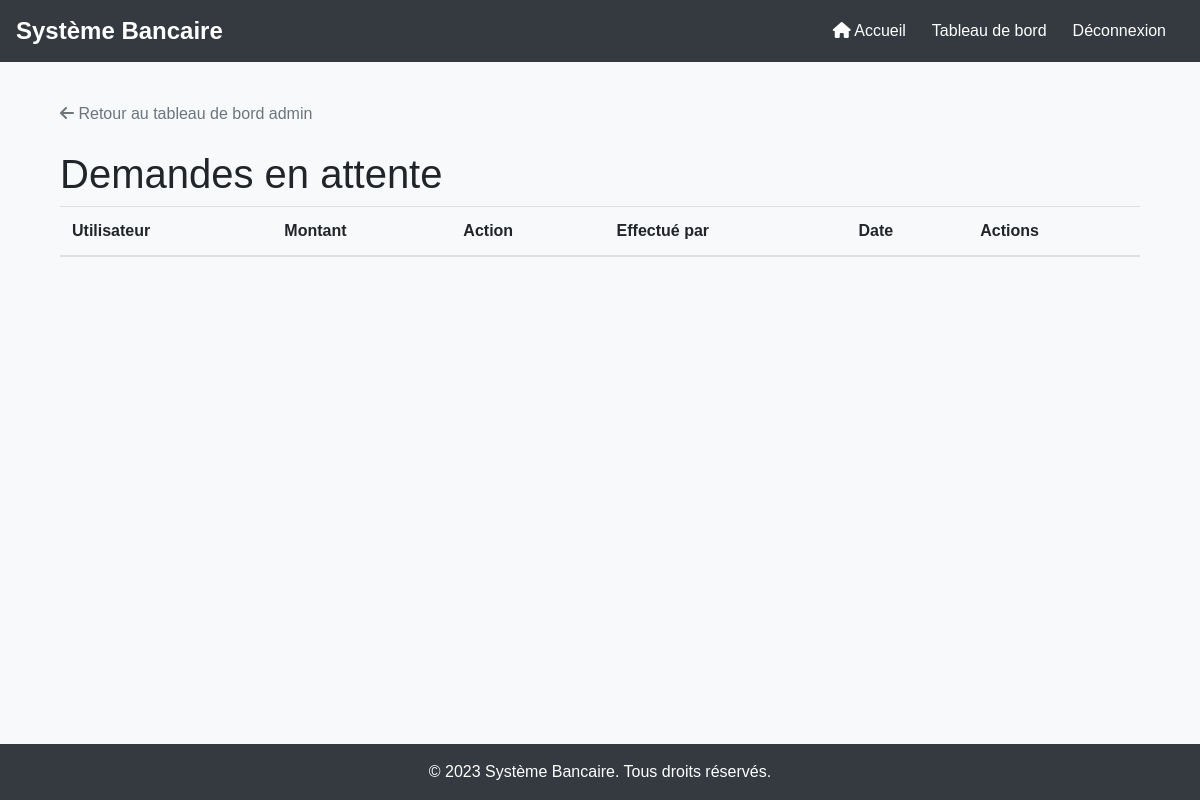
/admin/pending_requests (signed in), run on an earlier commit of the app's database.
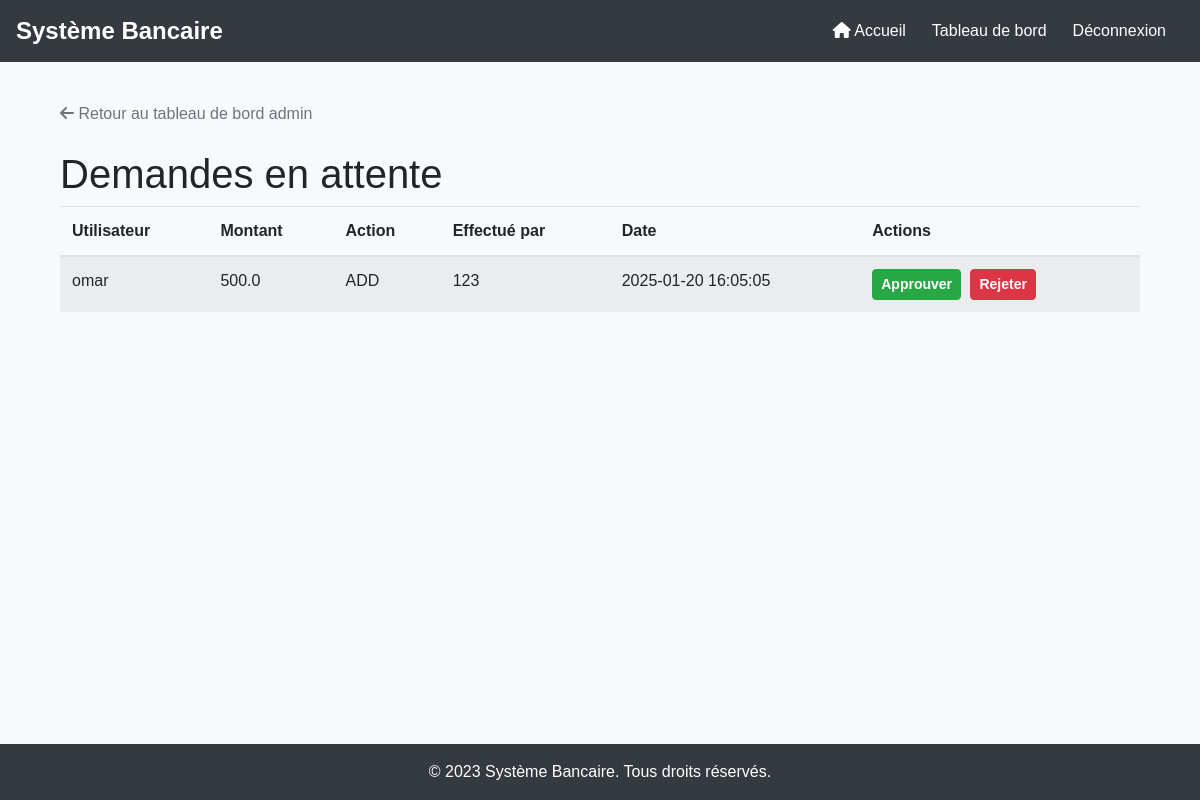
And on a later commit of the database.
### tables this page shows
CREATE TABLE balance_history (
                id INTEGER PRIMARY KEY AUTOINCREMENT,
                user_id INTEGER NOT NULL,
                amount REAL NOT NULL,
                action TEXT NOT NULL CHECK(action IN ('ADD', 'SUBTRACT')),
                performed_by INTEGER NOT NULL,  -- ID de l'admin ou de l'employé qui a effectué l'opération
                timestamp DATETIME DEFAULT CURRENT_TIMESTAMP, requires_approval BOOLEAN DEFAULT FALSE,
                FOREIGN KEY (user_id) REFERENCES users (id),
                FOREIGN KEY (performed_by) REFERENCES users (id)
            );

CREATE TABLE users (
                id INTEGER PRIMARY KEY AUTOINCREMENT,
                username TEXT NOT NULL UNIQUE,
                password TEXT NOT NULL,
                full_name TEXT NOT NULL,
                role TEXT NOT NULL CHECK(role IN ('ADMIN', 'USER', 'EMPLOYEE')),
                balance REAL DEFAULT 0
            , last_balance_update DATE);

### app.py (the view)
@app.route('/admin/pending_requests')
@role_required('ADMIN')
def admin_pending_requests():
    with sqlite3.connect(DATABASE) as conn:
        conn.row_factory = sqlite3.Row  # Convertir les tuples en dictionnaires
        cursor = conn.cursor()
        cursor.execute('''
            SELECT bh.*, u.username as user_name, p.username as performed_by_name
            FROM balance_history bh
            JOIN users u ON bh.user_id = u.id
            JOIN users p ON bh.performed_by = p.id
            WHERE bh.requires_approval = TRUE
        ''')
        pending_requests = cursor.fetchall()
    return render_template("admin_pending_requests.html", pending_requests=pending_requests)

### app.py (called while the page is built)
def role_required(role):
    def decorator(f):
        @wraps(f)
        def decorated_function(*args, **kwargs):
            if not session.get('user_id'):
                return redirect(url_for('login'))
            with sqlite3.connect(DATABASE, timeout=10) as conn:
                cursor = conn.cursor()
                cursor.execute('SELECT role FROM users WHERE id = ?', (session['user_id'],))
                user_role = cursor.fetchone()[0]
                if user_role != role:
                    flash('Accès refusé.', 'error')
                    return redirect(url_for('index'))
            return f(*args, **kwargs)
        return decorated_function
    return decorator

### templates/admin_pending_requests.html (shortened to what this page needs)
{% extends "base.html" %}
{% block content %}
<div class="container">
    <div class="mb-4">
        <a href="{{ url_for('admin_dashboard') }}" class="text-secondary">
            <i class="fas fa-arrow-left"></i> Retour au tableau de bord admin
        </a>
    </div>
    <h1 class="mt-4">Demandes en attente</h1>
    <div class="table-responsive">
        <table class="table table-striped">
            <thead>
                <tr>
                    <th>Utilisateur</th>
                    <th>Montant</th>
                    <th>Action</th>
                    <th>Effectué par</th>
                    <th>Date</th>
                    <th>Actions</th>
                </tr>
            </thead>
            <tbody>
                {% for request in pending_requests %}
                <tr>
                    <td>{{ request['user_name'] }}</td>
                    <td>{{ request['amount'] }}</td>
                    <td>{{ request['action'] }}</td>
                    <td>{{ request['performed_by_name'] }}</td>
                    <td>{{ request['timestamp'] }}</td>
                    <td>
                        <a href="{{ url_for('admin_approve_request', request_id=request['id']) }}" class="btn btn-success btn-sm">Approuver</a>
                        <a href="{{ url_for('admin_reject_request', request_id=request['id']) }}" class="btn btn-danger btn-sm">Rejeter</a>
                    </td>
                </tr>
                {% endfor %}
            </tbody>
        </table>
    </div>
</div>
{% endblock %}

What changed in the data, as far as the page shows it:
added balance_history: user_name "omar", amount "500.0", action "ADD", performed_by_name "123", timestamp "2025-01-20 16:05:05"
